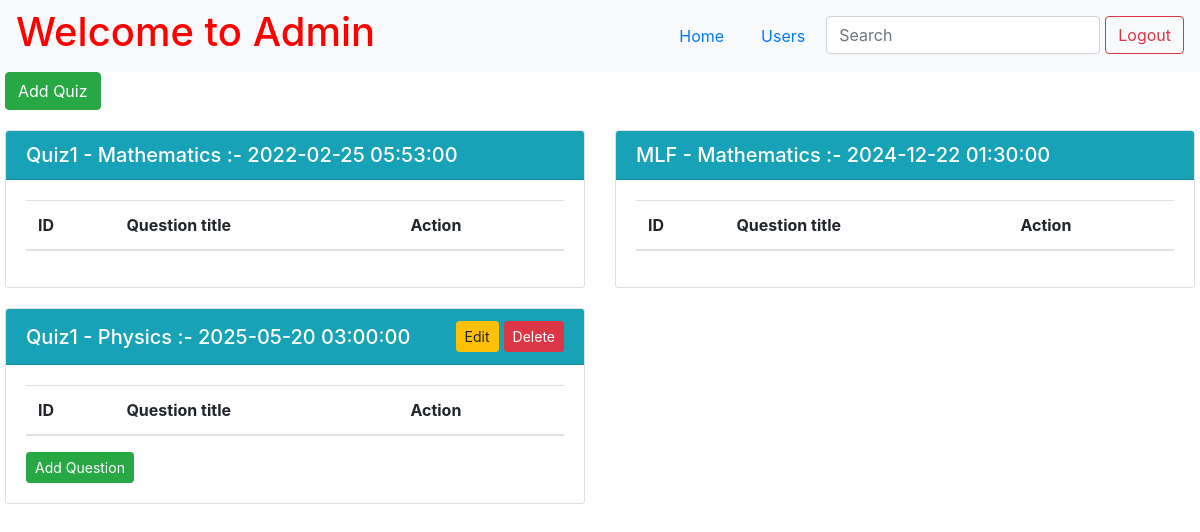
/admin/quiz (signed in), run on an earlier commit of the app's database.
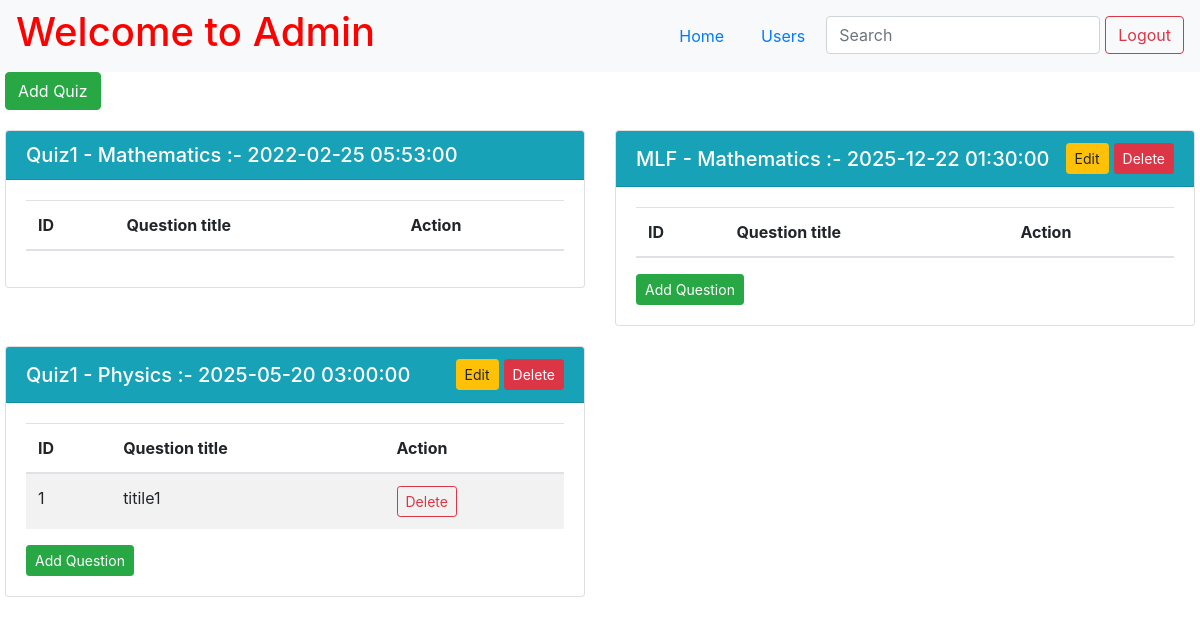
And on a later commit of the database.
### app.py (models this page shows)
class Quiz(db.Model):
    id = db.Column(db.Integer, primary_key=True)
    subject_id = db.Column(db.Integer, db.ForeignKey("subject.id"), nullable=False)
    name = db.Column(db.String(), nullable=False)
    quiz_date = db.Column(db.Date, nullable=False)
    time_duration = db.Column(db.Time, nullable=False)
    question = db.relationship('Quizwisequestion', backref="quiz")
    score = db.relationship('Score', backref="quiz")

class Subject(db.Model):
    id = db.Column(db.Integer, primary_key=True)
    name = db.Column(db.String(255), nullable=False)
    description = db.Column(db.String())
    chapter = db.relationship('Chapter', backref='subject')
    quiz = db.relationship('Quiz', backref="subject")

class Question(db.Model):
    id = db.Column(db.Integer, primary_key=True)
    chapter_id = db.Column(db.Integer, db.ForeignKey("chapter.id"), nullable=False)
    title = db.Column(db.String(255), nullable=False)
    statement = db.Column(db.String(), nullable=False, unique=True)
    option1 = db.Column(db.String(), nullable=False)
    option2 = db.Column(db.String(), nullable=False)
    option3 = db.Column(db.String(), nullable=False)
    option4 = db.Column(db.String(), nullable=False)
    correct_option = db.Column(db.Integer, nullable=False)
    quiz = db.relationship('Quizwisequestion', backref="question")

### app.py (the view)
@app.route("/admin/quiz")
def admin_quiz():
    if 'username' in session:
        admin = Admin.query.filter_by(username=session["username"]).first()
        if not admin:
            flash("Invalid Credentials!", "error")
            return redirect(url_for("index"))
    else:
        return redirect(url_for("index"))
    subjects = Subject.query.all()
    subject_data = []
    for subject in subjects:
        quizzes = [
            {
                "id": quiz.id,
                "name": quiz.name,
                "quiz_date": quiz.quiz_date,
                "time_duration": quiz.time_duration,
                "quizwisequestions": db.session.query(Question).join(Quizwisequestion).filter(Question.id == Quizwisequestion.question_id).filter_by(quiz_id=quiz.id).all(),
                "subjectwisequestions": db.session.query(Question.statement, Question.id).join(Chapter).join(Subject).filter(Question.chapter_id == Chapter.id).filter(Subject.id == Chapter.subject_id).filter(Subject.id == subject.id).all()
            }
            for quiz in Quiz.query.filter_by(subject_id=subject.id).all()
        ]
        subject_data.append({
            "id": subject.id,
            "name": subject.name,
            "description": subject.description,
            "quizzes": quizzes
        })
    return render_template("admin_quiz.html", subjects=subject_data, current_time=datetime.now().date())

### app.py (called while the page is built)
@app.after_request
def add_header(response):
    response.headers['Cache-Control'] = 'no-store, no-cache, must-revalidate, post-check=0, pre-check=0, max-age=0'
    response.headers['Pragma'] = 'no-cache'
    response.headers['Expires'] = '-1'
    return response

### templates/admin_quiz.html (shortened to what this page needs)
{% extends 'base.html' %}
{% block content %}
<div class="page-wrapper">
    <nav class="navbar navbar-expand-lg navbar-light bg-light">
        <a href="/admin/dashboard" style="text-decoration: none; color: red;">
            <h1>Welcome to Admin</h1>
        </a>
        <ul class="nav ml-auto">
            <li class="nav-item">
                <a class="nav-link" href="/admin/dashboard">Home</a>
            </li>
            <li class="nav-item">
                <a class="nav-link" href="/admin/users">Users</a>
            </li>
            <li class="nav-item">
                <input class="form-control" type="search" placeholder="Search" aria-label="Search" name="q"
                    hx-get="{{url_for('admin_search', type='quiz')}}" hx-trigger="keyup changed delay:500ms" hx-target="#search-results">
            </li>
            <li>
                <form action="/logout" class="d-inline">
                    <button type="submit" class="btn btn-outline-danger">Logout</button>
                </form>
            </li>
        </ul>
    </nav>
    <div class="container-custom">
        <div>
            <button type="button" id="add-quiz" class="btn btn-success" data-toggle="modal" data-target="#addQuiz">
                Add Quiz
            </button>
        </div>
        <div id="search-results">
            {% if not search %}
            {% include 'quiz.html' %}
            {% endif %}
        </div>
    </div>
</div>
{% endblock %}

### templates/quiz.html (shortened to what this page needs)
<div class="quiz-container row">
    {% for subject in subjects %}
    {% for quiz in subject.quizzes %}
    <div class="col-md-6 quiz-card">
        <div class="card">
            <div class="card-header bg-info text-white d-flex align-items-center justify-content-between">
                <h5 class="card-title m-0">{{ quiz.name }} - {{ subject.name }} :- {{ quiz.quiz_date }} {{
                    quiz.time_duration }}</h5>
                <div class="d-flex align-items-center">
                    {% if quiz.quiz_date>current_time %}
                    <button type="button" class="btn btn-warning btn-sm edit_button" data-toggle="modal"
                        data-target="#editQuiz{{ quiz.id }}">
                        Edit
                    </button>
                    <form action="/quiz/delete/{{ quiz.id }}" method="post"
                        onsubmit="return confirm('Are you sure you want to delete this quiz?');" class="mb-0">
                        <button class="btn btn-danger btn-sm" type="submit">Delete</button>
                    </form>
                    {% endif %}
                </div>
            </div>
            <div class="card-body d-flex flex-column">
                <table class="table table-striped mb-0">
                    <thead>
                        <tr>
                            <th>ID</th>
                            <th>Question title</th>
                            <th>Action</th>
                        </tr>
                    </thead>
                    <tbody>
                        {% for question in quiz.quizwisequestions %}
                        <tr>
                            <td>{{ loop.index }}</td>
                            <td>{{ question.title }}</td>
                            <td>
                                <div class="d-flex align-items-center">
                                    <form action="/quiz/question/delete/{{ quiz.id }}" method="post"
                                        class="mb-0">
                                        <button class="btn btn-outline-danger btn-sm"
                                            type="submit">Delete</button>
                                    </form>
                                </div>
                            </td>
                        </tr>
                        {% endfor %}
                    </tbody>
                </table>
                <div class="text-end mt-3">
                    {% if quiz.quiz_date>current_time %}
                    <button type="button" class="btn btn-success btn-sm" data-toggle="modal"
                        data-target="#appendQuestion{{ subject.id }}{{ quiz.id }}">
                        Add Question
                    </button>
                    {% endif %}
                </div>
            </div>
        </div>
    </div>
    {% endfor %}
    {% endfor %}
</div>

What changed in the data, as far as the page shows it:
changed Quiz "MLF": quiz_date "2024-12-22" → "2025-12-22"; now shows "Edit Delete Add Question"
added Question: title "titile1", shown under Quiz (number 3 of 3 on the later page)
